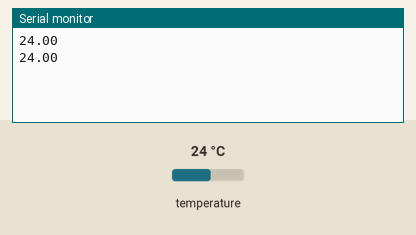
Recording of a sketch running on a simulated Arduino Uno, built with avr-gcc and run on an emulated ATmega328P. On the bench: the last lines printed to the serial monitor. The test bench sets the inputs (shaded band); at power-on: temperature 24 °C.

Above: at 2.8 s.
2.9 s: temperature set to 12 °C
At 4.2 s:
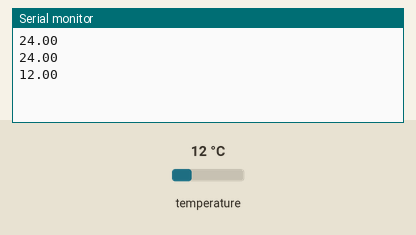
4.7 s: temperature set to 19 °C
At 4.7 s:
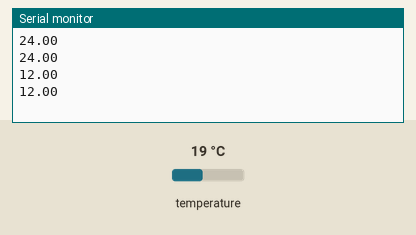
Timing chart, 0 to 7.7 s (numbered marks = the images above; inputs shaded):
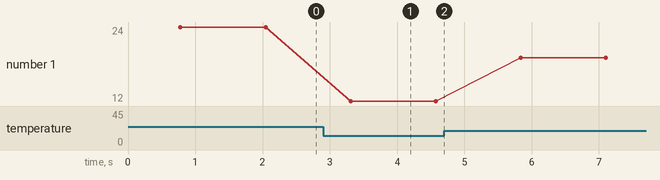

The sketch:

cod_esp.ino.ino
```cpp
#include <OneWire.h>
#include <DallasTemperature.h>

#define ONE_WIRE_BUS 4 // Pinul D2
OneWire oneWire(ONE_WIRE_BUS);
DallasTemperature sensors(&oneWire);

void setup() {
  Serial.begin(115200);
  sensors.begin();
}

void loop() {
  sensors.requestTemperatures();
  float tempC = sensors.getTempCByIndex(0);

  if (tempC != DEVICE_DISCONNECTED_C) {
    Serial.println(tempC); // Trimite valoarea prin USB
  }
  delay(500); // Trimite de 2 ori pe secunda
}
```

Measured:
- after the input at 2.9 s, the serial monitor: prints a new line after 0.41 s (image 1)
- plotted number 1: 24 → 12 after the input at 2.9 s, 12 → 19 after the input at 4.7 s
